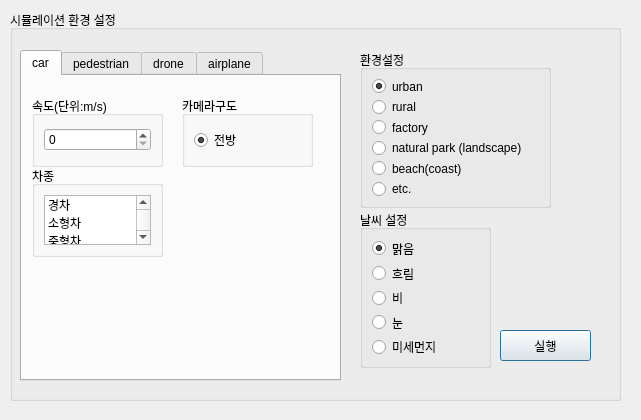
<?xml version="1.0" encoding="UTF-8"?>
<ui version="4.0">
 <class>Dialog</class>
 <widget class="QDialog" name="Dialog">
  <property name="geometry">
   <rect>
    <x>0</x>
    <y>0</y>
    <width>641</width>
    <height>420</height>
   </rect>
  </property>
  <property name="windowTitle">
   <string>Dialog</string>
  </property>
  <widget class="QGroupBox" name="groupBox">
   <property name="geometry">
    <rect>
     <x>10</x>
     <y>10</y>
     <width>611</width>
     <height>391</height>
    </rect>
   </property>
   <property name="title">
    <string>시뮬레이션 환경 설정</string>
   </property>
   <widget class="QTabWidget" name="tabWidget">
    <property name="geometry">
     <rect>
      <x>10</x>
      <y>40</y>
      <width>321</width>
      <height>331</height>
     </rect>
    </property>
    <property name="tabPosition">
     <enum>QTabWidget::North</enum>
    </property>
    <property name="currentIndex">
     <number>0</number>
    </property>
    <widget class="QWidget" name="tab">
     <attribute name="title">
      <string>car</string>
     </attribute>
     <widget class="QGroupBox" name="groupBox_4">
      <property name="geometry">
       <rect>
        <x>10</x>
        <y>20</y>
        <width>131</width>
        <height>71</height>
       </rect>
      </property>
      <property name="title">
       <string>속도(단위:m/s)</string>
      </property>
      <layout class="QVBoxLayout" name="verticalLayout_3">
       <item>
        <widget class="QSpinBox" name="spinBox"/>
       </item>
      </layout>
     </widget>
     <widget class="QGroupBox" name="groupBox_5">
      <property name="geometry">
       <rect>
        <x>10</x>
        <y>90</y>
        <width>131</width>
        <height>91</height>
       </rect>
      </property>
      <property name="title">
       <string>차종</string>
      </property>
      <layout class="QVBoxLayout" name="verticalLayout_4">
       <item>
        <widget class="QListWidget" name="listWidget_Test">
         <property name="dragDropMode">
          <enum>QAbstractItemView::NoDragDrop</enum>
         </property>
         <property name="selectionMode">
          <enum>QAbstractItemView::MultiSelection</enum>
         </property>
         <property name="wordWrap">
          <bool>false</bool>
         </property>
         <item>
          <property name="text">
           <string>경차</string>
          </property>
         </item>
         <item>
          <property name="text">
           <string>소형차</string>
          </property>
         </item>
         <item>
          <property name="text">
           <string>중형차</string>
          </property>
         </item>
         <item>
          <property name="text">
           <string>대형차</string>
          </property>
         </item>
        </widget>
       </item>
      </layout>
     </widget>
     <widget class="QGroupBox" name="groupBox_7">
      <property name="geometry">
       <rect>
        <x>160</x>
        <y>20</y>
        <width>131</width>
        <height>71</height>
       </rect>
      </property>
      <property name="title">
       <string>카메라구도</string>
      </property>
      <layout class="QVBoxLayout" name="verticalLayout_6">
       <item>
        <widget class="QRadioButton" name="groupBox_rad3_10">
         <property name="text">
          <string>전방</string>
         </property>
         <property name="checked">
          <bool>true</bool>
         </property>
        </widget>
       </item>
      </layout>
     </widget>
    </widget>
    <widget class="QWidget" name="tab_4">
     <attribute name="title">
      <string>pedestrian</string>
     </attribute>
     <widget class="QGroupBox" name="groupBox_15">
      <property name="geometry">
       <rect>
        <x>10</x>
        <y>90</y>
        <width>131</width>
        <height>71</height>
       </rect>
      </property>
      <property name="title">
       <string>속도(단위:m/s)</string>
      </property>
      <layout class="QVBoxLayout" name="verticalLayout_18">
       <item>
        <widget class="QSpinBox" name="spinBox_16"/>
       </item>
      </layout>
     </widget>
     <widget class="QGroupBox" name="groupBox_9">
      <property name="geometry">
       <rect>
        <x>160</x>
        <y>20</y>
        <width>131</width>
        <height>71</height>
       </rect>
      </property>
      <property name="title">
       <string>카메라구도</string>
      </property>
      <layout class="QVBoxLayout" name="verticalLayout_16">
       <item>
        <widget class="QRadioButton" name="groupBox_rad3_9">
         <property name="text">
          <string>전방</string>
         </property>
         <property name="checked">
          <bool>true</bool>
         </property>
        </widget>
       </item>
      </layout>
     </widget>
     <widget class="QGroupBox" name="groupBox_8">
      <property name="geometry">
       <rect>
        <x>10</x>
        <y>20</y>
        <width>131</width>
        <height>71</height>
       </rect>
      </property>
      <property name="title">
       <string>키(단위::cm)</string>
      </property>
      <layout class="QVBoxLayout" name="verticalLayout_15">
       <item>
        <widget class="QSpinBox" name="spinBox_13"/>
       </item>
      </layout>
     </widget>
    </widget>
    <widget class="QWidget" name="tab_2">
     <attribute name="title">
      <string>drone</string>
     </attribute>
     <widget class="QGroupBox" name="groupBox_14">
      <property name="geometry">
       <rect>
        <x>10</x>
        <y>90</y>
        <width>131</width>
        <height>71</height>
       </rect>
      </property>
      <property name="title">
       <string>속도(단위:m/s)</string>
      </property>
      <layout class="QVBoxLayout" name="verticalLayout_13">
       <item>
        <widget class="QSpinBox" name="spinBox_11"/>
       </item>
      </layout>
     </widget>
     <widget class="QGroupBox" name="groupBox_10">
      <property name="geometry">
       <rect>
        <x>10</x>
        <y>20</y>
        <width>131</width>
        <height>71</height>
       </rect>
      </property>
      <property name="title">
       <string>고도(단위: m미터)</string>
      </property>
      <layout class="QVBoxLayout" name="verticalLayout_9">
       <item>
        <widget class="QSpinBox" name="spinBox_7"/>
       </item>
      </layout>
     </widget>
     <widget class="QGroupBox" name="groupBox_13">
      <property name="geometry">
       <rect>
        <x>10</x>
        <y>170</y>
        <width>191</width>
        <height>111</height>
       </rect>
      </property>
      <property name="title">
       <string>기종</string>
      </property>
      <layout class="QVBoxLayout" name="verticalLayout_12">
       <item>
        <widget class="QListWidget" name="listWidget_Test_2">
         <property name="dragDropMode">
          <enum>QAbstractItemView::NoDragDrop</enum>
         </property>
         <property name="selectionMode">
          <enum>QAbstractItemView::MultiSelection</enum>
         </property>
         <property name="wordWrap">
          <bool>false</bool>
         </property>
         <item>
          <property name="text">
           <string>고정익(Fixed Wing)</string>
          </property>
         </item>
         <item>
          <property name="text">
           <string>회전익(Rotary Wing)</string>
          </property>
         </item>
         <item>
          <property name="text">
           <string>동축반전형(Co-axual)</string>
          </property>
         </item>
         <item>
          <property name="text">
           <string>다중 로터형</string>
          </property>
         </item>
         <item>
          <property name="text">
           <string>틸트로터형(Tilt-Rotor)</string>
          </property>
         </item>
        </widget>
       </item>
      </layout>
     </widget>
     <widget class="QGroupBox" name="groupBox_12">
      <property name="geometry">
       <rect>
        <x>160</x>
        <y>20</y>
        <width>131</width>
        <height>71</height>
       </rect>
      </property>
      <property name="title">
       <string>카메라 구도</string>
      </property>
      <layout class="QVBoxLayout" name="verticalLayout_11">
       <item>
        <widget class="QRadioButton" name="groupBox_rad3_8">
         <property name="text">
          <string>전방</string>
         </property>
         <property name="checked">
          <bool>true</bool>
         </property>
        </widget>
       </item>
      </layout>
     </widget>
    </widget>
    <widget class="QWidget" name="tab_3">
     <attribute name="title">
      <string>airplane</string>
     </attribute>
     <widget class="QGroupBox" name="groupBox_16">
      <property name="geometry">
       <rect>
        <x>10</x>
        <y>20</y>
        <width>131</width>
        <height>71</height>
       </rect>
      </property>
      <property name="title">
       <string>고도(단위: m미터)</string>
      </property>
      <layout class="QVBoxLayout" name="verticalLayout_23">
       <item>
        <widget class="QSpinBox" name="spinBox_21">
         <property name="value">
          <number>10</number>
         </property>
        </widget>
       </item>
      </layout>
     </widget>
     <widget class="QGroupBox" name="groupBox_17">
      <property name="geometry">
       <rect>
        <x>160</x>
        <y>20</y>
        <width>131</width>
        <height>91</height>
       </rect>
      </property>
      <property name="title">
       <string>카메라 구도</string>
      </property>
      <layout class="QVBoxLayout" name="verticalLayout_24">
       <item>
        <widget class="QRadioButton" name="groupBox_rad3_6">
         <property name="text">
          <string>전방</string>
         </property>
         <property name="checked">
          <bool>true</bool>
         </property>
        </widget>
       </item>
       <item>
        <widget class="QRadioButton" name="groupBox_rad3_7">
         <property name="text">
          <string>아래고정</string>
         </property>
        </widget>
       </item>
      </layout>
     </widget>
     <widget class="QGroupBox" name="groupBox_18">
      <property name="geometry">
       <rect>
        <x>10</x>
        <y>170</y>
        <width>171</width>
        <height>121</height>
       </rect>
      </property>
      <property name="title">
       <string>기종</string>
      </property>
      <layout class="QVBoxLayout" name="verticalLayout_25">
       <item>
        <widget class="QListWidget" name="listWidget_Test_4">
         <property name="dragDropMode">
          <enum>QAbstractItemView::NoDragDrop</enum>
         </property>
         <property name="selectionMode">
          <enum>QAbstractItemView::MultiSelection</enum>
         </property>
         <property name="wordWrap">
          <bool>false</bool>
         </property>
         <item>
          <property name="text">
           <string>비행기</string>
          </property>
         </item>
         <item>
          <property name="text">
           <string>글라이더</string>
          </property>
         </item>
         <item>
          <property name="text">
           <string>헬리콥터</string>
          </property>
         </item>
         <item>
          <property name="text">
           <string>제트기</string>
          </property>
         </item>
         <item>
          <property name="text">
           <string>전투기</string>
          </property>
         </item>
         <item>
          <property name="text">
           <string>여객기</string>
          </property>
         </item>
         <item>
          <property name="text">
           <string>정찰기</string>
          </property>
         </item>
        </widget>
       </item>
      </layout>
     </widget>
     <widget class="QGroupBox" name="groupBox_19">
      <property name="geometry">
       <rect>
        <x>10</x>
        <y>90</y>
        <width>131</width>
        <height>71</height>
       </rect>
      </property>
      <property name="title">
       <string>속도(단위:m/s)</string>
      </property>
      <layout class="QVBoxLayout" name="verticalLayout_26">
       <item>
        <widget class="QSpinBox" name="spinBox_24"/>
       </item>
      </layout>
     </widget>
    </widget>
   </widget>
   <widget class="QGroupBox" name="groupBox_2">
    <property name="geometry">
     <rect>
      <x>350</x>
      <y>200</y>
      <width>131</width>
      <height>158</height>
     </rect>
    </property>
    <property name="title">
     <string>날씨 설정</string>
    </property>
    <layout class="QVBoxLayout" name="verticalLayout">
     <item>
      <widget class="QRadioButton" name="groupBox_rad1">
       <property name="text">
        <string>맑음</string>
       </property>
       <property name="checked">
        <bool>true</bool>
       </property>
      </widget>
     </item>
     <item>
      <widget class="QRadioButton" name="groupBox_rad3">
       <property name="text">
        <string>흐림</string>
       </property>
      </widget>
     </item>
     <item>
      <widget class="QRadioButton" name="groupBox_rad4">
       <property name="text">
        <string>비</string>
       </property>
      </widget>
     </item>
     <item>
      <widget class="QRadioButton" name="groupBox_rad4_2">
       <property name="text">
        <string>눈</string>
       </property>
      </widget>
     </item>
     <item>
      <widget class="QRadioButton" name="groupBox_rad4_3">
       <property name="text">
        <string>미세먼지</string>
       </property>
      </widget>
     </item>
    </layout>
   </widget>
   <widget class="QGroupBox" name="groupBox_3">
    <property name="geometry">
     <rect>
      <x>350</x>
      <y>40</y>
      <width>191</width>
      <height>158</height>
     </rect>
    </property>
    <property name="title">
     <string>환경설정</string>
    </property>
    <layout class="QVBoxLayout" name="verticalLayout_2">
     <item>
      <widget class="QRadioButton" name="groupBox_rad1_2">
       <property name="text">
        <string>urban</string>
       </property>
       <property name="checked">
        <bool>true</bool>
       </property>
      </widget>
     </item>
     <item>
      <widget class="QRadioButton" name="groupBox_rad3_2">
       <property name="text">
        <string>rural</string>
       </property>
      </widget>
     </item>
     <item>
      <widget class="QRadioButton" name="groupBox_rad4_4">
       <property name="text">
        <string>factory</string>
       </property>
      </widget>
     </item>
     <item>
      <widget class="QRadioButton" name="groupBox_rad4_5">
       <property name="text">
        <string>natural park (landscape)</string>
       </property>
      </widget>
     </item>
     <item>
      <widget class="QRadioButton" name="groupBox_rad4_6">
       <property name="text">
        <string>beach(coast)</string>
       </property>
      </widget>
     </item>
     <item>
      <widget class="QRadioButton" name="groupBox_rad4_7">
       <property name="text">
        <string>etc.</string>
       </property>
      </widget>
     </item>
    </layout>
   </widget>
   <widget class="QPushButton" name="pushButton">
    <property name="geometry">
     <rect>
      <x>490</x>
      <y>320</y>
      <width>91</width>
      <height>31</height>
     </rect>
    </property>
    <property name="text">
     <string>실행</string>
    </property>
   </widget>
  </widget>
 </widget>
 <resources/>
 <connections/>
</ui>
